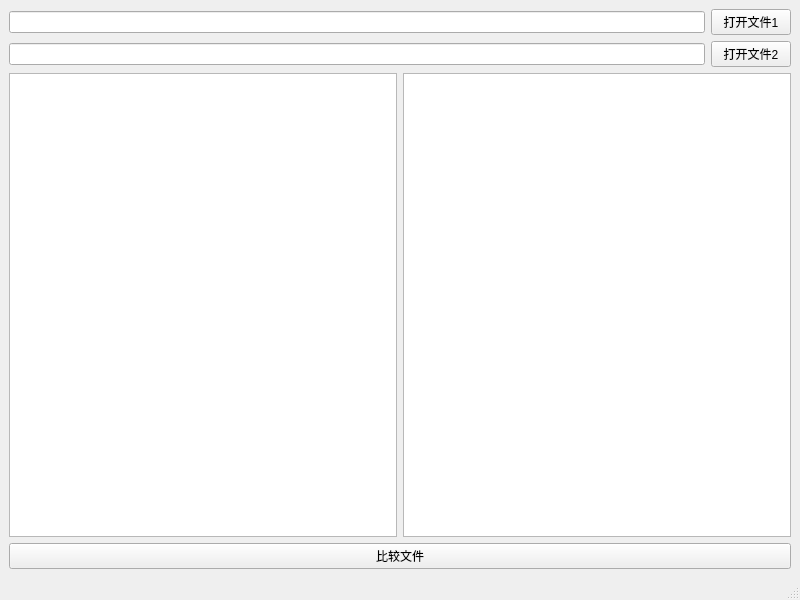
<?xml version="1.0" encoding="UTF-8"?>
<ui version="4.0">
 <class>MainWindow</class>
 <widget class="QMainWindow" name="MainWindow">
  <property name="geometry">
   <rect>
    <x>0</x>
    <y>0</y>
    <width>800</width>
    <height>600</height>
   </rect>
  </property>
  <property name="windowTitle">
   <string>MainWindow</string>
  </property>
  <widget class="QWidget" name="centralwidget">
   <layout class="QVBoxLayout" name="verticalLayout">
    <item>
     <layout class="QHBoxLayout" name="horizontalLayout_7">
      <item>
       <widget class="QLineEdit" name="file_text_1"/>
      </item>
      <item>
       <widget class="QPushButton" name="btn_open_5">
        <property name="text">
         <string>打开文件1</string>
        </property>
       </widget>
      </item>
     </layout>
    </item>
    <item>
     <layout class="QHBoxLayout" name="horizontalLayout_8">
      <item>
       <widget class="QLineEdit" name="file_text_2"/>
      </item>
      <item>
       <widget class="QPushButton" name="btn_open_6">
        <property name="text">
         <string>打开文件2</string>
        </property>
       </widget>
      </item>
     </layout>
    </item>
    <item>
     <layout class="QHBoxLayout" name="horizontalLayout_9">
      <item>
       <widget class="QListWidget" name="listWidget_1"/>
      </item>
      <item>
       <widget class="QListWidget" name="listWidget_2"/>
      </item>
     </layout>
    </item>
    <item>
     <widget class="QPushButton" name="btn_compare">
      <property name="text">
       <string>比较文件</string>
      </property>
     </widget>
    </item>
   </layout>
  </widget>
  <widget class="QMenuBar" name="menubar">
   <property name="geometry">
    <rect>
     <x>0</x>
     <y>0</y>
     <width>800</width>
     <height>21</height>
    </rect>
   </property>
  </widget>
  <widget class="QStatusBar" name="statusbar"/>
 </widget>
 <resources/>
 <connections/>
</ui>
